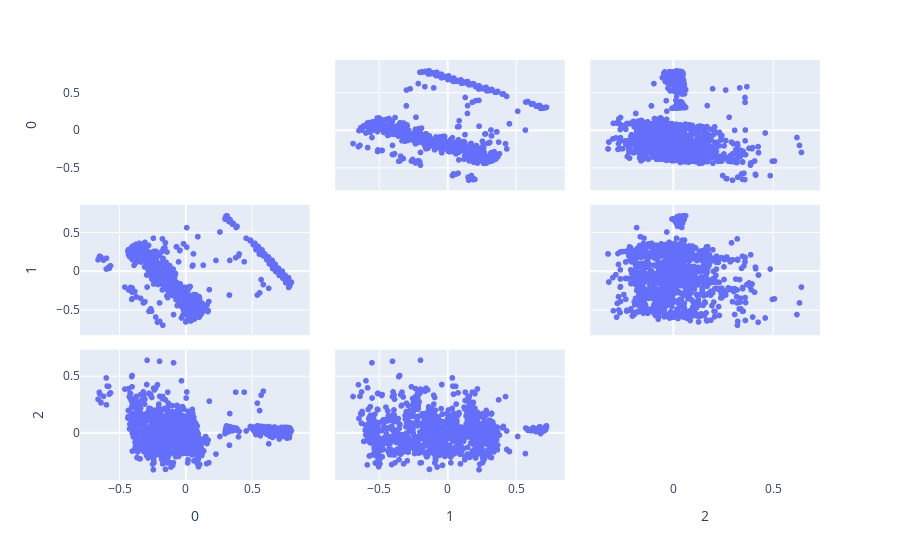

The cell this chart's notebook holds for it:
### Code cell
import plotly.express as px

fig = px.scatter_matrix(
    olist_projected,
    labels=olist_projected.columns,
    dimensions=range(n_pca),
    # color=olist_light['review_score']
)
fig.update_traces(diagonal_visible=False)
fig.show()

### Figure 1 — Plotly figure (JSON) as saved in the notebook; plotly's stock layout.template omitted (floating-point values rounded to 4 significant figures; data arrays with more than 128 entries replaced by an {"elided": "..."} marker saying what was removed)
{"data": [{"diagonal": {"visible": false}, "dimensions": [{"axis": {"matches": true}, "label": "0", "values": {"elided": "2000 float values"}}, {"axis": {"matches": true}, "label": "1", "values": {"elided": "2000 float values"}}, {"axis": {"matches": true}, "label": "2", "values": {"elided": "2000 float values"}}], "hovertemplate": "%{xaxis.title.text}=%{x}<br>%{yaxis.title.text}=%{y}<extra></extra>", "legendgroup": "", "marker": {"color": "#636efa", "symbol": "circle"}, "name": "", "showlegend": false, "type": "splom"}], "layout": {"dragmode": "select", "legend": {"tracegroupgap": 0}, "margin": {"t": 60}}}
